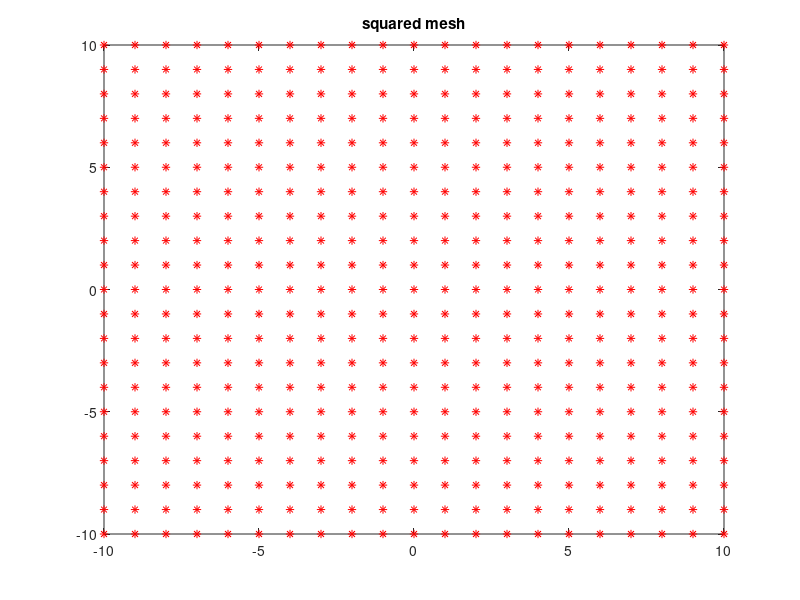
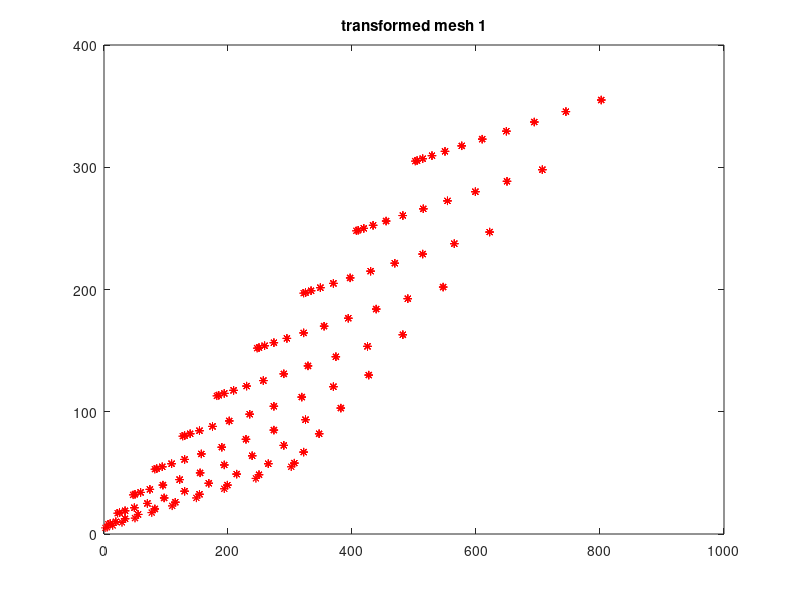
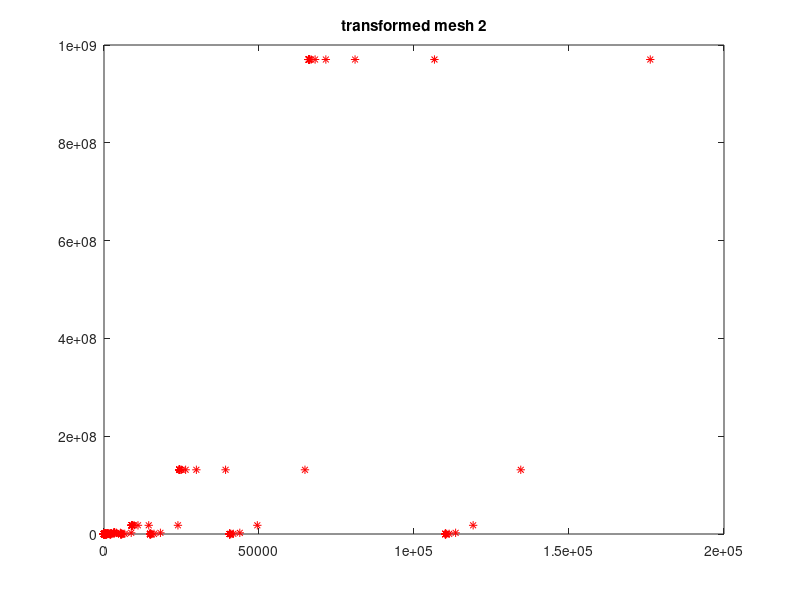
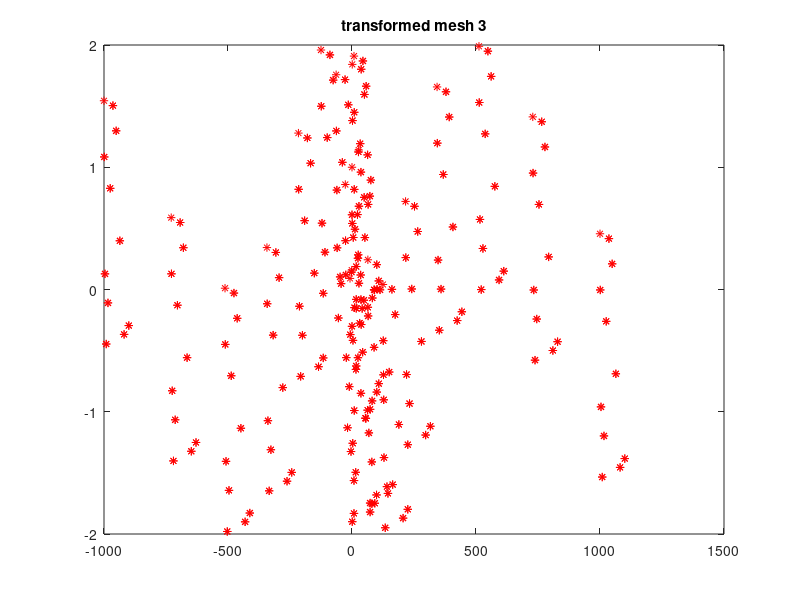

MATLAB code for these plots, in order:
function mapping()
%  1.1
%  generate a squared mesh with the coordinates from -10 to 10
    [p, q] = meshgrid(-10:10);
    mesh_points = [p(:) q(:)];
    
%  representing the squared mesh
    plot_and_save_mesh(mesh_points, 'squared mesh');
    
%  1.2
	x = mesh_points(:, 1);
	y = mesh_points(:, 2);

%  x' = 2 + 3x^2 + 5y^2
%  y' = 5 + 1/2x^2 + 3y^2
    transformed_mesh_1 = zeros(size(mesh_points));
    
    transformed_mesh_1(:, 1) = 2 + 3.*(x.^2) + 5.*(y.^2);
    transformed_mesh_1(:, 2) = 5 + (1/2).*(x.^2) + 3.*(y.^2);
    
    plot_and_save_mesh(transformed_mesh_1, 'transformed mesh 1');
    
%  x' = 2 + 3e^(-x) + 5e^(-y)
%  y' = 1/3 + 2e^(-2x) + 3e^(-y/2)
    transformed_mesh_2 = zeros(size(mesh_points));
    
    transformed_mesh_2(:, 1) = 2 + 3.*exp(-x) + 5.*exp(-y);
    transformed_mesh_2(:, 2) = 1/3 + 2.*exp(-2.*x) + 3.*exp(-y./2);
    
    plot_and_save_mesh(transformed_mesh_2, 'transformed mesh 2');
    
%  x' = x^2 + y^3
%  y' = cos(x) + sin(y)
    transformed_mesh_3 = zeros(size(mesh_points));
    
    transformed_mesh_3(:, 1) = x.^2 + y.^3;
    transformed_mesh_3(:, 2) = cos(x) + sin(y);
    
    plot_and_save_mesh(transformed_mesh_3, 'transformed mesh 3');
    
%  1.3
	homography_matrix(mesh_points,transformed_mesh_1); 
	homography_matrix(mesh_points,transformed_mesh_2);
	homography_matrix(mesh_points,transformed_mesh_3);
end

function plot_and_save_mesh(mesh, str)
    plot(mesh(:, 1), mesh(:, 2), 'r*');
    title(str);
    str = strcat('../Output/', str);    
    saveas(gcf, str, 'jpg');
    close all;
end

function homography_matrix( mesh_points, transformed_mesh)
	x1 = transformed_mesh(:, 1);
	y1 = transformed_mesh(:, 2);
	x2 = mesh_points(:, 1); 
	y2 = mesh_points(:, 2);
    n = 441;
    A = zeros(2*n:9);
    j=1;
    for i=1:2:2*n
        A(i,:) = [-x1(j) -y1(j) -1 0 0 0 x2(j)*x1(j) x2(j)*y1(j) x2(j)];
        A(i+1,:) = [0 0 0 -x1(j) -y1(j) -1 y2(j)*x1(j) y2(j)*y1(j) y2(j)];
        j=j+1;
    end
    
    % Decomposition of A in singular values 
    [U, S, V] = svd(A);
    
    % Criation of Matrix H
    V=V';
    h = V(:,9);
    H = [h(1) h(2) h(3)
         h(4) h(5) h(6)
         h(7) h(8) h(9)]

    
end
